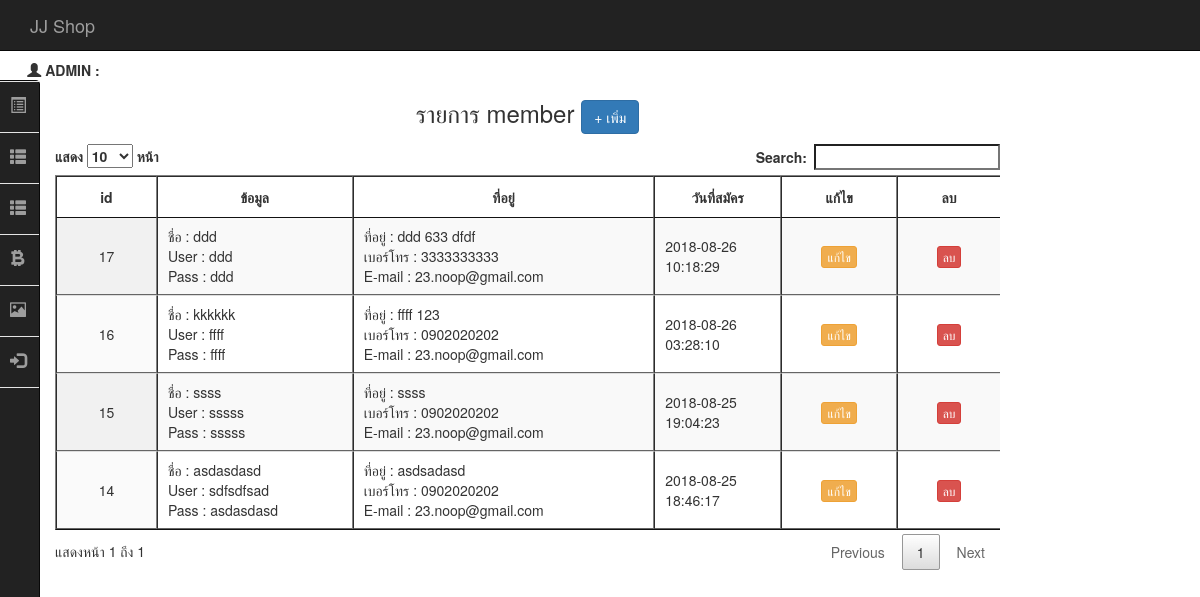
/backend/list_member.php (signed in), run on an earlier commit of the app's database.
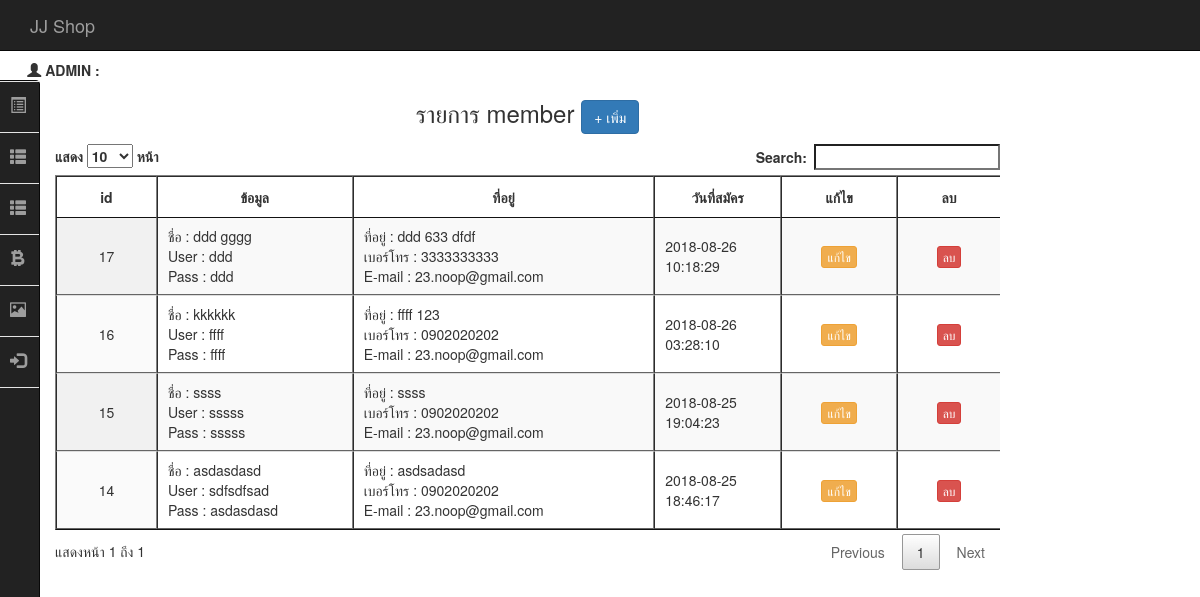
And on a later commit of the database.
### tables this page shows
CREATE TABLE `tbl_member` (
  `mem_id` int(11) NOT NULL,
  `mem_name` varchar(50) NOT NULL,
  `mem_address` varchar(255) NOT NULL,
  `mem_tel` varchar(10) NOT NULL,
  `mem_username` varchar(20) NOT NULL,
  `mem_password` varchar(20) NOT NULL,
  `mem_email` varchar(20) NOT NULL,
  `status` varchar(5) NOT NULL,
  `sid` varchar(32) NOT NULL,
  `active` varchar(3) NOT NULL,
  `dateinsert` timestamp NOT NULL DEFAULT CURRENT_TIMESTAMP
);

### backend/list_member.php (the view, shortened to what this page needs)
<?php require_once('../Connections/condb.php'); ?>
<?php
$query_mem = "SELECT * FROM tbl_member ORDER BY mem_id ASC";
$mem = mysql_query($query_mem, $condb) or die(mysql_error());
$row_mem = mysql_fetch_assoc($mem);
?>
<!DOCTYPE html>
<html lang="en">
  <head>
	<?php include('h.php');?>
    <?php include('datatable.php');?>
    <?php include('menu.php');?>
  </head>
  <body>
   <?php include('navbar.php');?>
  <div class="container">
    <div class="row">
        <div class="col-md-10">
        <h3 align="center"> รายการ member  <a href="add_mem.php" class="btn btn-primary"> + เพิ่ม </a> </h3>
        <div class="table-responsive">
          <table id="example" class="display" cellspacing="0" border="1">
		<thead>
            <tr align="center">
              <th width="5%">id</th>
              <th width="10%">ข้อมูล</th>
              <th width="15%">ที่อยู่</th>
              <th width="5%">วันที่สมัคร</th>
              <th width="5%">แก้ไข </th>
              <th width="5%">ลบ</th>
            </tr>
        </thead>
            <?php do { ?>
              <tr>
                <td align="center"><?php echo $row_mem['mem_id']; ?></td>
                <td><?php echo "ชื่อ : ",$row_mem['mem_name']; ?><br />
                <?php echo "User : ",$row_mem['mem_username']; ?><br />
                <?php echo "Pass : ",$row_mem['mem_password']; ?></td>
                <td><?php echo "ที่อยู่ : " ,$row_mem['mem_address']; ?><br />
                  <?php echo "เบอร์โทร : " ,$row_mem['mem_tel']; ?><br />
                  <?php echo "E-mail : " ,$row_mem['mem_email']; ?>
                </td>
                <td><?php echo $row_mem['dateinsert']; ?></td>
                <td><center> <a href="edit_mem.php?mem_id=<?php echo $row_mem['mem_id'];?>" class="btn btn-warning btn-xs"> แก้ไข </a> </center> </td>
                <td><center> <a href="del_mem.php?mem_id=<?php echo $row_mem['mem_id'];?>" onClick="return confirm('ยืนยันการลบ');" class="btn btn-danger btn-xs"> ลบ </a> </center> </td>
              </tr>
              <?php } while ($row_mem = mysql_fetch_assoc($mem)); ?>
          </table>
        </div>
        </div>
    </div>
 </div>
  </body>
</html>

What changed in the data, as far as the page shows it:
changed tbl_member "ddd": mem_name "ddd" → "ddd gggg"
